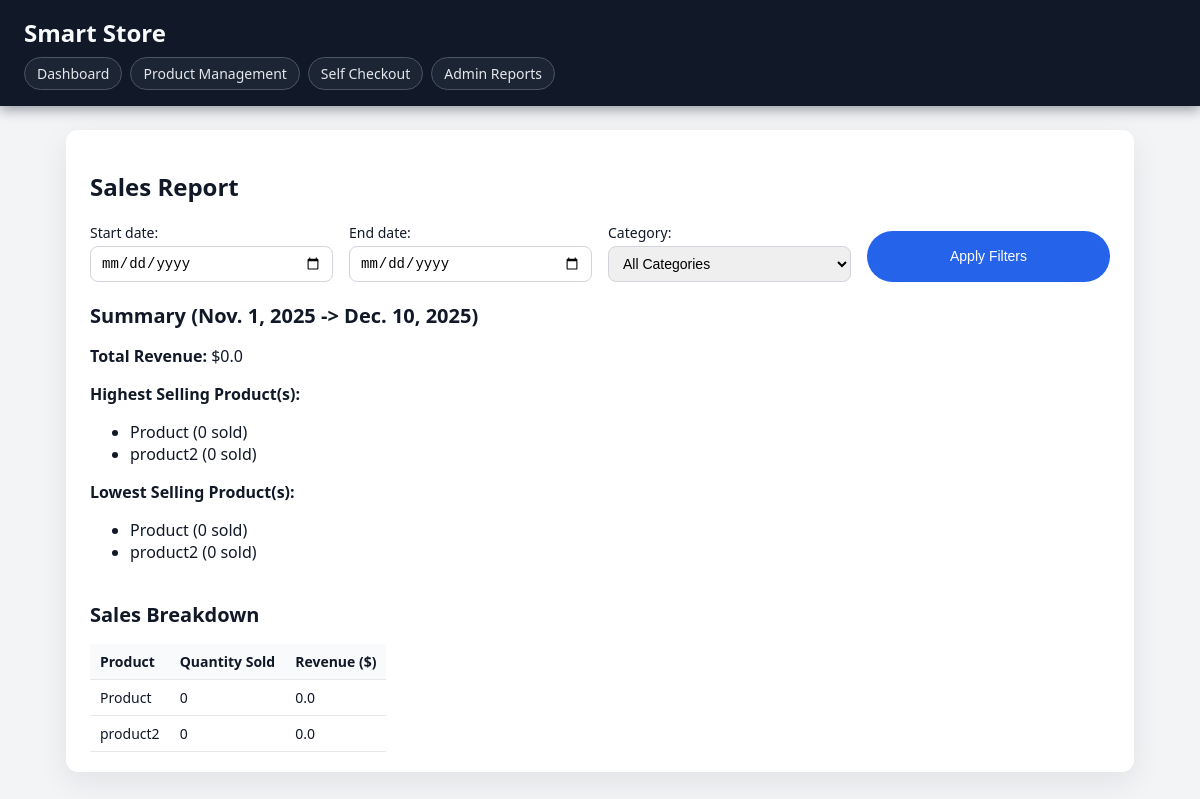
The page /sales-report/ on the database as committed earlier.
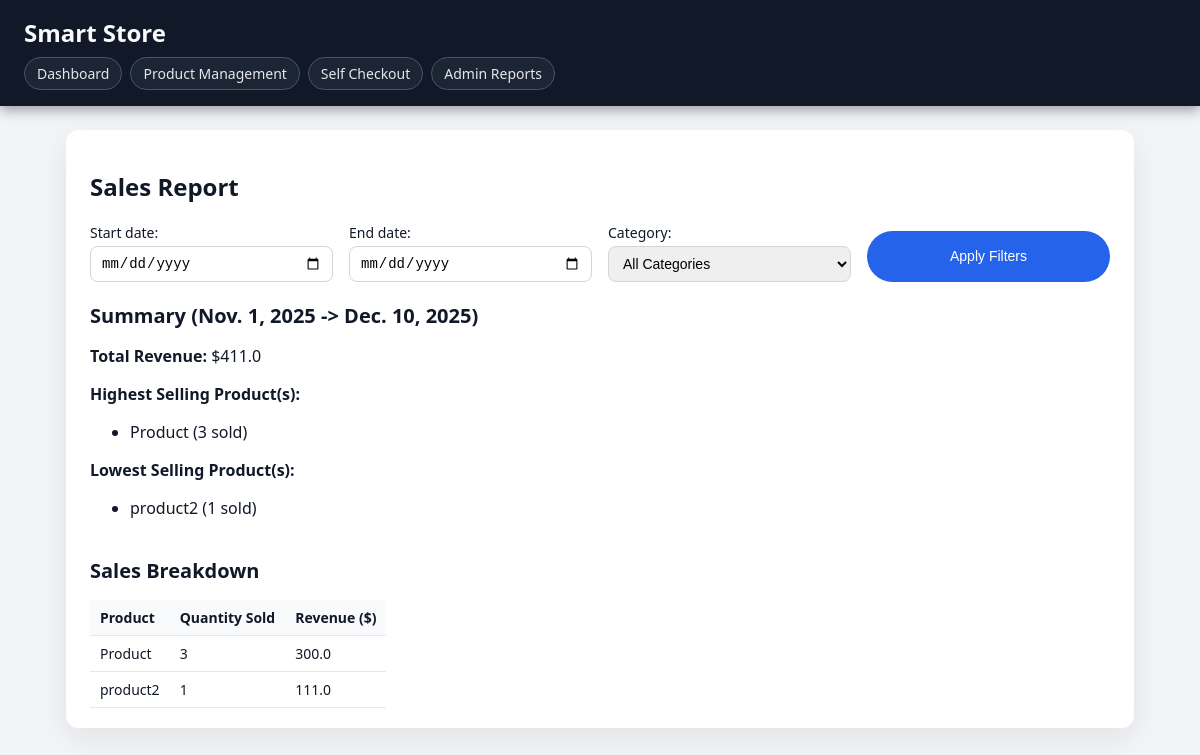
The same page on the database as committed later.
### phase3/models.py (models this page shows, shortened)
class Products(models.Model):
    name = models.CharField(max_length=255)
    category = models.CharField(max_length=100)
    price = models.FloatField()
    epc = models.CharField(max_length=50, unique=True)
    upc = models.CharField(max_length=50, unique=True)
    producer_company = models.CharField(max_length=100)
    image_url = models.CharField()
    stock_quantity = models.IntegerField(default=0)
    expiry_date = models.DateField()

### phase3/views.py (the view)
# urls.py: path('sales-report/', views.sales_report, name='sales_report'),
def sales_report(request):
    form = SalesReportsFiltersForm(request.GET or None)
    start_date = form["start_date"].value() or "2025-11-01"
    end_date = form["end_date"].value() or str(date.today())
    category = form["category"].value() or ""
    products = Products.objects.all()
    highest_selling = None
    lowest_selling = None
    date_filter = {}
    start_date = date.fromisoformat(start_date)
    end_date = date.fromisoformat(end_date)
    if category:
        products = products.filter(category=category)
    date_filter = {
        "receipts_products__receipt_id__time__date__gte":start_date,
        "receipts_products__receipt_id__time__date__lte":end_date
    }
    products_with_sales = products.annotate(
        quantity_sold=Coalesce(
            Sum("receipts_products__product_quantity", filter=Q(**date_filter)),
            Value(0)
        ),
        revenue=Coalesce(
            Sum(
                F("receipts_products__product_quantity") * F("price"),
                filter=Q(**date_filter),
            ),
            Value(0.0)
        )
    ).order_by("name")
    total_revenue = sum(p.revenue for p in products_with_sales)
    if (products_with_sales):
        max_quantity = max(p.quantity_sold for p in products_with_sales)
        min_quantity = min(p.quantity_sold for p in products_with_sales)
        highest_selling = [p for p in products_with_sales if p.quantity_sold == max_quantity]
        lowest_selling = [p for p in products_with_sales if p.quantity_sold == min_quantity]
    else:
        highest_selling = []
        lowest_selling = []
        max_quantity = 0
        min_quantity = 0
    context = {
        "form": form,
        "products": products_with_sales,
        "highest_selling": highest_selling,
        "lowest_selling": lowest_selling,
        "highest_quantity": max_quantity,
        "lowest_quantity": min_quantity,
        "total_revenue": total_revenue,
        "start_date": start_date,
        "end_date": end_date
    }
    return render(request, "sales_report.html", context)

### phase3/forms.py
class SalesReportsFiltersForm(forms.Form):
    start_date = forms.DateField(required = False, widget = forms.DateInput(attrs= {"type" : "date"}))
    end_date = forms.DateField(required = False, widget = forms.DateInput(attrs={"type" : "date"}))
    category = forms.ChoiceField(required = False, choices = [("","All Categories")], widget=forms.Select())
    def __init__(self, *args, **kwargs):
        super().__init__(*args, **kwargs)
        categories = Products.objects.values_list("category", flat=True).distinct()
        self.fields["category"].choices += [(c, c) for c in categories]

### phase3/templates/sales_report.html (shortened to what this page needs)
{% extends "base.html" %}
{% block content %}
<section class="card">
    <h1>Sales Report</h1>
<form method="get" style="margin-bottom: 20px;">
    {{ form.as_p }}
    <button type="submit">Apply Filters</button>
</form>
<h2>Summary ({{ start_date }} -> {{ end_date }})</h2>
<p><strong>Total Revenue:</strong> ${{ total_revenue }}</p>
{% if highest_selling %}
        <p><strong>Highest Selling Product(s):</strong></p>
        <ul>
            {% for p in highest_selling %}
                <li>{{ p.name }} ({{ p.quantity_sold }} sold)</li>
            {% endfor %}
        </ul>
    {% endif %}
{% if lowest_selling %}
        <p><strong>Lowest Selling Product(s):</strong></p>
        <ul>
            {% for p in lowest_selling %}
                <li>{{ p.name }} ({{ p.quantity_sold }} sold)</li>
            {% endfor %}
        </ul>
    {% endif %}
<br>
<h2>Sales Breakdown</h2>
<table cellpadding="6">
        <thead>
            <tr>
                <th>Product</th>
                <th>Quantity Sold</th>
                <th>Revenue ($)</th>
            </tr>
        </thead>
        <tbody>
        {% for product in products %}
            <tr>
                <td>{{ product.name }}</td>
                <td>{{ product.quantity_sold }}</td>
                <td>{{ product.revenue }}</td>
            </tr>
        {% empty %}
            <tr>
                <td colspan="3">No products found.</td>
            </tr>
        {% endfor %}
        </tbody>
    </table>
</section>
{% endblock %}

Rows that differ between the two databases and show on the page:
no longer on one of the page's lists (row edited): Products: name "Product", quantity_sold "0"
no longer on one of the page's lists (row edited): Products: name "product2", quantity_sold "0"
changed Products "Product": quantity_sold "0" → "3"; revenue "0.0" → "300.0"
changed Products "product2": quantity_sold "0" → "1"; revenue "0.0" → "111.0"
Other text that changed with them:
{{ total_revenue }}: "0.0" → "411.0"
